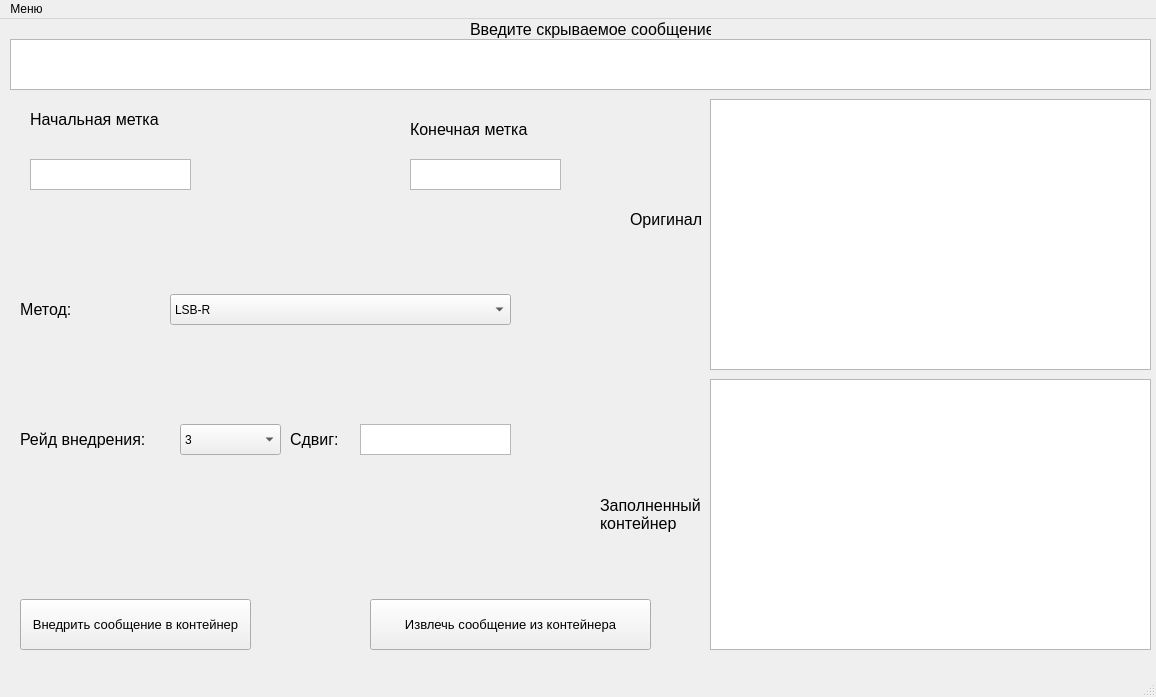
<?xml version="1.0" encoding="UTF-8"?>
<ui version="4.0">
 <class>MainWindow</class>
 <widget class="QMainWindow" name="MainWindow">
  <property name="geometry">
   <rect>
    <x>0</x>
    <y>0</y>
    <width>1156</width>
    <height>697</height>
   </rect>
  </property>
  <property name="acceptDrops">
   <bool>true</bool>
  </property>
  <property name="windowTitle">
   <string>Лаб9</string>
  </property>
  <widget class="QWidget" name="centralwidget">
   <widget class="QGraphicsView" name="original_image">
    <property name="geometry">
     <rect>
      <x>710</x>
      <y>80</y>
      <width>441</width>
      <height>271</height>
     </rect>
    </property>
   </widget>
   <widget class="QGraphicsView" name="stego_image">
    <property name="geometry">
     <rect>
      <x>710</x>
      <y>360</y>
      <width>441</width>
      <height>271</height>
     </rect>
    </property>
   </widget>
   <widget class="QTextEdit" name="textEdit_message">
    <property name="geometry">
     <rect>
      <x>10</x>
      <y>20</y>
      <width>1141</width>
      <height>51</height>
     </rect>
    </property>
   </widget>
   <widget class="QLabel" name="label">
    <property name="geometry">
     <rect>
      <x>470</x>
      <y>0</y>
      <width>241</width>
      <height>21</height>
     </rect>
    </property>
    <property name="font">
     <font>
      <pointsize>12</pointsize>
     </font>
    </property>
    <property name="text">
     <string>Введите скрываемое сообщение:</string>
    </property>
   </widget>
   <widget class="QComboBox" name="stego_metod">
    <property name="geometry">
     <rect>
      <x>170</x>
      <y>275</y>
      <width>341</width>
      <height>31</height>
     </rect>
    </property>
    <property name="currentIndex">
     <number>0</number>
    </property>
    <item>
     <property name="text">
      <string>LSB-R</string>
     </property>
    </item>
    <item>
     <property name="text">
      <string>LSB-M</string>
     </property>
    </item>
    <item>
     <property name="text">
      <string>Код Хемминга</string>
     </property>
    </item>
   </widget>
   <widget class="QLabel" name="label_3">
    <property name="geometry">
     <rect>
      <x>20</x>
      <y>280</y>
      <width>151</width>
      <height>21</height>
     </rect>
    </property>
    <property name="font">
     <font>
      <pointsize>12</pointsize>
     </font>
    </property>
    <property name="text">
     <string>Метод:</string>
    </property>
   </widget>
   <widget class="QPushButton" name="button_hide_message">
    <property name="geometry">
     <rect>
      <x>20</x>
      <y>580</y>
      <width>231</width>
      <height>51</height>
     </rect>
    </property>
    <property name="font">
     <font>
      <pointsize>10</pointsize>
     </font>
    </property>
    <property name="text">
     <string>Внедрить сообщение в контейнер</string>
    </property>
   </widget>
   <widget class="QPushButton" name="button_extract_message">
    <property name="geometry">
     <rect>
      <x>370</x>
      <y>580</y>
      <width>281</width>
      <height>51</height>
     </rect>
    </property>
    <property name="font">
     <font>
      <pointsize>10</pointsize>
     </font>
    </property>
    <property name="text">
     <string>Извлечь сообщение из контейнера</string>
    </property>
   </widget>
   <widget class="QLabel" name="label_4">
    <property name="geometry">
     <rect>
      <x>30</x>
      <y>90</y>
      <width>161</width>
      <height>21</height>
     </rect>
    </property>
    <property name="font">
     <font>
      <pointsize>12</pointsize>
     </font>
    </property>
    <property name="text">
     <string>Начальная метка</string>
    </property>
   </widget>
   <widget class="QTextEdit" name="textEdit_m_start">
    <property name="geometry">
     <rect>
      <x>30</x>
      <y>140</y>
      <width>161</width>
      <height>31</height>
     </rect>
    </property>
   </widget>
   <widget class="QLabel" name="label_5">
    <property name="geometry">
     <rect>
      <x>410</x>
      <y>100</y>
      <width>151</width>
      <height>21</height>
     </rect>
    </property>
    <property name="font">
     <font>
      <pointsize>12</pointsize>
     </font>
    </property>
    <property name="text">
     <string>Конечная метка</string>
    </property>
   </widget>
   <widget class="QTextEdit" name="textEdit_m_end">
    <property name="geometry">
     <rect>
      <x>410</x>
      <y>140</y>
      <width>151</width>
      <height>31</height>
     </rect>
    </property>
   </widget>
   <widget class="QLabel" name="label_6">
    <property name="geometry">
     <rect>
      <x>20</x>
      <y>410</y>
      <width>161</width>
      <height>21</height>
     </rect>
    </property>
    <property name="font">
     <font>
      <pointsize>12</pointsize>
     </font>
    </property>
    <property name="text">
     <string>Рейд внедрения:</string>
    </property>
   </widget>
   <widget class="QTextEdit" name="textEdit_sdvig">
    <property name="geometry">
     <rect>
      <x>360</x>
      <y>405</y>
      <width>151</width>
      <height>31</height>
     </rect>
    </property>
   </widget>
   <widget class="QComboBox" name="stego_reid">
    <property name="geometry">
     <rect>
      <x>180</x>
      <y>405</y>
      <width>101</width>
      <height>31</height>
     </rect>
    </property>
    <property name="currentIndex">
     <number>0</number>
    </property>
    <item>
     <property name="text">
      <string>3</string>
     </property>
    </item>
    <item>
     <property name="text">
      <string>1.5</string>
     </property>
    </item>
    <item>
     <property name="text">
      <string>1</string>
     </property>
    </item>
    <item>
     <property name="text">
      <string>0.75</string>
     </property>
    </item>
    <item>
     <property name="text">
      <string>0.5</string>
     </property>
    </item>
    <item>
     <property name="text">
      <string>0.25</string>
     </property>
    </item>
    <item>
     <property name="text">
      <string>0.2</string>
     </property>
    </item>
    <item>
     <property name="text">
      <string>0.1</string>
     </property>
    </item>
    <item>
     <property name="text">
      <string>0.05</string>
     </property>
    </item>
   </widget>
   <widget class="QLabel" name="label_7">
    <property name="geometry">
     <rect>
      <x>290</x>
      <y>410</y>
      <width>71</width>
      <height>21</height>
     </rect>
    </property>
    <property name="font">
     <font>
      <pointsize>12</pointsize>
     </font>
    </property>
    <property name="text">
     <string>Сдвиг:</string>
    </property>
   </widget>
   <widget class="QLabel" name="label_8">
    <property name="geometry">
     <rect>
      <x>630</x>
      <y>190</y>
      <width>81</width>
      <height>20</height>
     </rect>
    </property>
    <property name="font">
     <font>
      <pointsize>12</pointsize>
     </font>
    </property>
    <property name="text">
     <string>Оригинал</string>
    </property>
   </widget>
   <widget class="QLabel" name="label_9">
    <property name="geometry">
     <rect>
      <x>600</x>
      <y>470</y>
      <width>101</width>
      <height>51</height>
     </rect>
    </property>
    <property name="font">
     <font>
      <pointsize>12</pointsize>
     </font>
    </property>
    <property name="acceptDrops">
     <bool>false</bool>
    </property>
    <property name="text">
     <string>Заполненный контейнер</string>
    </property>
    <property name="scaledContents">
     <bool>false</bool>
    </property>
    <property name="wordWrap">
     <bool>true</bool>
    </property>
   </widget>
  </widget>
  <widget class="QStatusBar" name="statusbar"/>
  <widget class="QMenuBar" name="menubar">
   <property name="geometry">
    <rect>
     <x>0</x>
     <y>0</y>
     <width>1156</width>
     <height>22</height>
    </rect>
   </property>
   <widget class="QMenu" name="menu">
    <property name="title">
     <string>Меню</string>
    </property>
    <addaction name="open_new_container"/>
    <addaction name="open_full_container"/>
    <addaction name="separator"/>
   </widget>
   <addaction name="menu"/>
  </widget>
  <action name="open_new_container">
   <property name="text">
    <string>Создать</string>
   </property>
  </action>
  <action name="save_file">
   <property name="text">
    <string>Сохранить</string>
   </property>
  </action>
  <action name="exit">
   <property name="text">
    <string>Выйти</string>
   </property>
  </action>
  <action name="autor">
   <property name="text">
    <string>Автор</string>
   </property>
  </action>
  <action name="open_full_container">
   <property name="text">
    <string>Открыть</string>
   </property>
  </action>
 </widget>
 <resources/>
 <connections/>
</ui>
